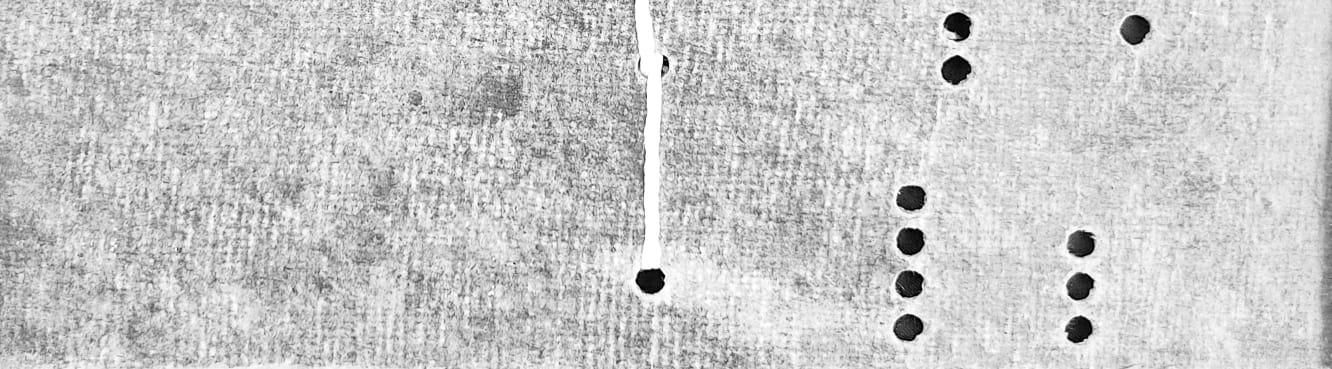
#> input picture Cards/1.jpg, 1332 x 369 px, found by its file name; its folder holds only this picture in this run
$ jupyter execute 'Jacquard Design-checkpoint.ipynb'
#> lines starting #> are read from the running program, lines starting #| are printed output that depends on the picture; after the words box and inside, x2 and y2 are one past the last pixel; in counts of white or black regions, pixels touching at a corner belong together
#> in process_single_image, image is the input picture: shape (369, 1332); min 0, max 255, mean 201.4
[cell 1]
import cv2
import numpy as np
import os
import pandas as pd
import matplotlib.pyplot as plt

horizontal_hooks = 31
vertical_hooks = 8

# Function to preprocess the image
def preprocess_image(image):
    if image is None:
        print("Error: Unable to load the image.")
        return None

    # Resize the image to 1600 x 501 pixels
    resized_image = cv2.resize(image, (horizontal_hooks * 61, vertical_hooks * 61))
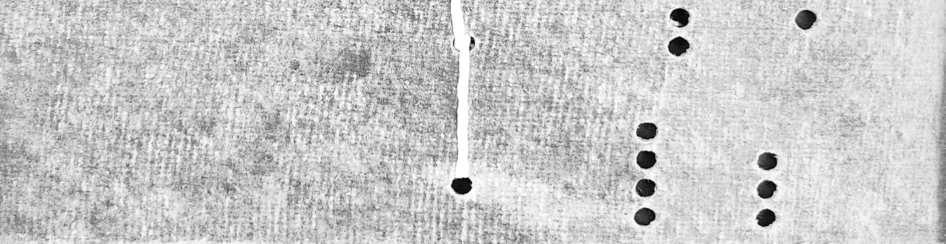
#> resized_image: shape (488, 1891) (shown at 1/2 size); min 0, max 255, mean 201.3

    # Apply a binary threshold to the image
    _, binary_image = cv2.threshold(resized_image, 120, 255, cv2.THRESH_BINARY_INV)
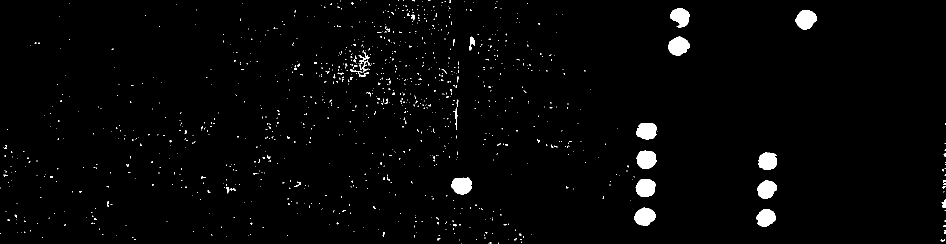
#> binary_image: shape (488, 1891) (shown at 1/2 size); 1.9% white; 1076 white regions (1043 under 20 px), largest, box (x1, y1, x2, y2) and area: (1591, 20, 1633, 60) 1211, (1336, 73, 1379, 112) 1185, (1273, 301, 1313, 338) 1150

    # Apply morphological operations to enhance the punches
    kernel = cv2.getStructuringElement(cv2.MORPH_RECT, (3, 3))
    binary_image = cv2.erode(binary_image, kernel, iterations=1)
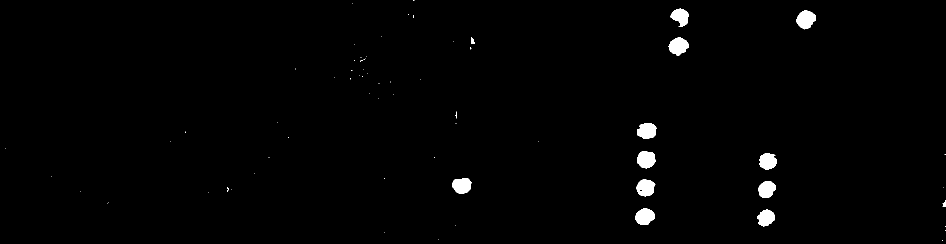
#> binary_image: shape (488, 1891) (shown at 1/2 size); 1.2% white; 66 white regions (53 under 20 px), largest, box (x1, y1, x2, y2) and area: (1592, 21, 1632, 59) 1050, (1337, 74, 1378, 111) 1025, (1274, 302, 1312, 337) 997
    binary_image = cv2.dilate(binary_image, kernel, iterations=1)
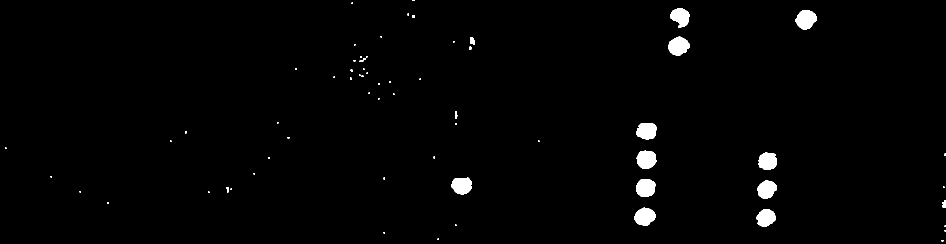
#> binary_image: shape (488, 1891) (shown at 1/2 size); 1.4% white; 65 white regions (47 under 20 px), largest, box (x1, y1, x2, y2) and area: (1591, 20, 1633, 60) 1210, (1336, 73, 1379, 112) 1185, (1273, 301, 1313, 338) 1147

    return binary_image

# Function to divide the image into vertical segments
def divide_image_vertically(image, num_segments):
#> called with num_segments = 31
    if image is None:
        print("Error: Unable to load the image.")
        return []

    # Calculate the width of each segment
    height, width = image.shape[:2]
#> height = 488; width = 1891
    segment_width = width // num_segments
#> segment_width = 61

    # Divide the image into segments
    segmented_images = []
    for i in range(num_segments):
        start_x = i * segment_width
        end_x = min((i + 1) * segment_width, width)
        segmented_images.append(image[:, start_x:end_x])
#> after the loop, segmented_images = 31 items

#     delete the middle image
    segmented_images.pop(15)

# [10 lines of commented-out code are left out]

    return segmented_images

# Function to divide the image into horizontal segments
def divide_image_horizontally(image, num_segments):
    if image is None:
        print("Error: Unable to load the image.")
        return []

    # Calculate the height of each segment
    height, width = image.shape[:2]
    segment_height = height // num_segments

    # Divide the image into segments
    segmented_images = []
    for i in range(num_segments):
        start_y = i * segment_height
        end_y = min((i + 1) * segment_height, height)
        segmented_images.append(image[start_y:end_y, :])

    return segmented_images

# Function to find contours in the image
def find_contours(image):
    if image is None:
        print("Error: Unable to process the image.")
        return []

    # Find contours in the binary image
    contours, _ = cv2.findContours(image, cv2.RETR_EXTERNAL, cv2.CHAIN_APPROX_SIMPLE)

    round_contours = []
    for contour in contours:
        perimeter = cv2.arcLength(contour, True)
        approx = cv2.approxPolyDP(contour, 0.02 * perimeter, True)
        if perimeter != 0 and perimeter > 50:
            area = cv2.contourArea(contour)
            circularity = (3 * np.pi * area) / (perimeter ** 2)
            if len(approx) > 5.5 and (circularity > 0.3):
                round_contours.append(contour)
    return round_contours

# Function to process a single image
def process_single_image(image_path):
    # Read the image
    image = cv2.imread(image_path, cv2.IMREAD_GRAYSCALE)

    # Preprocess the image
    binary_image = preprocess_image(image)

    # Divide the preprocessed image into segments
    segmented_images = divide_image_vertically(binary_image, horizontal_hooks)
#> segmented_images = 30 items

    # Divide each vertically segmented image into sub-images horizontally
    segmented_subimages = []
    for segment in segmented_images:
        subimages = divide_image_horizontally(segment, vertical_hooks)
        segmented_subimages.append(subimages)
#> this loop made 30 passes
#> after the loop, segmented_subimages = 30 items

    # Find contours in each segmented image
    segment_contours = [[find_contours(subimage) for subimage in segment] for segment in segmented_subimages]
#> segment_contours = 30 items

    # Create a list to store contour presence for each vertically segmented image
    contour_presence_list = []

    # Iterate through each segmented image
    for segment in segment_contours:
        # Initialize list for contour presence in sub-images
        presence_subimage_list = []
        # Iterate through each sub-image
        for subimage_contours in segment:
            # Check if any contours are present
            presence_subimage_list.append(1 if subimage_contours else 0)
        # Append the list to the main list
        contour_presence_list.append(presence_subimage_list)
#> after the loop, contour_presence_list = 30 items, first 6: [0, 0, 0, 0, 0, 0, 0, 0], [0, 0, 0, 0, 0, 0, 0, 0], [0, 0, 0, 0, 0, 0, 0, 0], [0, 0, 0, 0, 0, 0, 0, 0], [0, 0, 0, 0, 0, 0, 0, 0], [0, 0, 0, 0, 0, 0, 0, 0]

#     Display the contour presence list for each segmented image
#     for i, presence_list in enumerate(contour_presence_list):
#         print(f"Segment {i+1} Contour Presence List: {presence_list}")

    return contour_presence_list


def generate_output_image(image_path, scale_factor=1):
    # Process the image
    contour_presence_list = process_single_image(image_path)

    # Define the scale factor to increase the size of the generated image
    scale_factor = 3  # Increase this value to make the image larger

    # Define the dimensions of the output image
    output_height = 2 * scale_factor
    output_width = len(contour_presence_list) * len(contour_presence_list[0]) * 2 * scale_factor
#> output_width = 1440

    # Create an empty image with white background
    output_image = np.ones((output_height, output_width, 3), dtype=np.uint8) * 255  # Initialize with white color

    # Define colors for contour presence (gold) and absence (white)
    color_contour_present = (144, 30, 255)  # Gold color
    color_contour_absent = (0, 220, 255)  # White color

    # Initialize variables to track the current position in the output image
    current_col = 0

    # Iterate through the contour presence list and generate image
    for sublist in contour_presence_list:
        for value in sublist:
            # Calculate pixel coordinates
            x_start = current_col
            x_end = x_start + 2 * scale_factor
            y_start = 0
            y_end = y_start + 2 * scale_factor

            # Set pixels based on contour presence
            if value == 0:
                output_image[y_start:y_end, x_start:x_end] = color_contour_present
            else:
                output_image[y_start:y_end, x_start:x_end] = color_contour_absent

            # Update the current column position
            current_col += 2 * scale_factor
#> this loop made 30 passes
#> after the loop, current_col = 1440

    return output_image


# Define the folder containing the series of punched card images
folder_path = r'C:\Users\91974\OneDrive\Desktop\Madhu\cards'

# Process each file in the folder
file_list = os.listdir(folder_path)
output_images = []

for file_name in file_list:
    if file_name.lower().endswith('.jpg'):
        image_path = os.path.join(folder_path, file_name)
        output_image = generate_output_image(image_path)
        output_images.append(output_image)

# Concatenate all output images vertically
final_output = np.vstack(output_images)

final_output_re = cv2.resize(final_output, (500, 200))
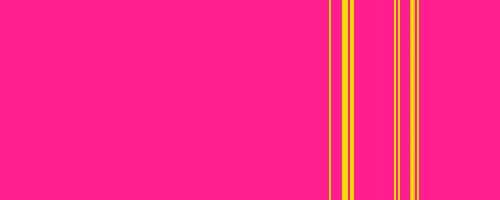
#> final_output_re: shape (200, 500, 3); mean of channels 0, 1, 2 137.5, 38.6, 255; drawn as B, G, R

# Display the final output image
cv2.imshow('Final Output Image', final_output_re)
cv2.waitKey(0)
cv2.destroyAllWindows()

# Save the final output image
# cv2.imwrite('final_output.jpg', final_output)

print("Final output image displayed successfully!")

$ run again, on Cards/11.jpg
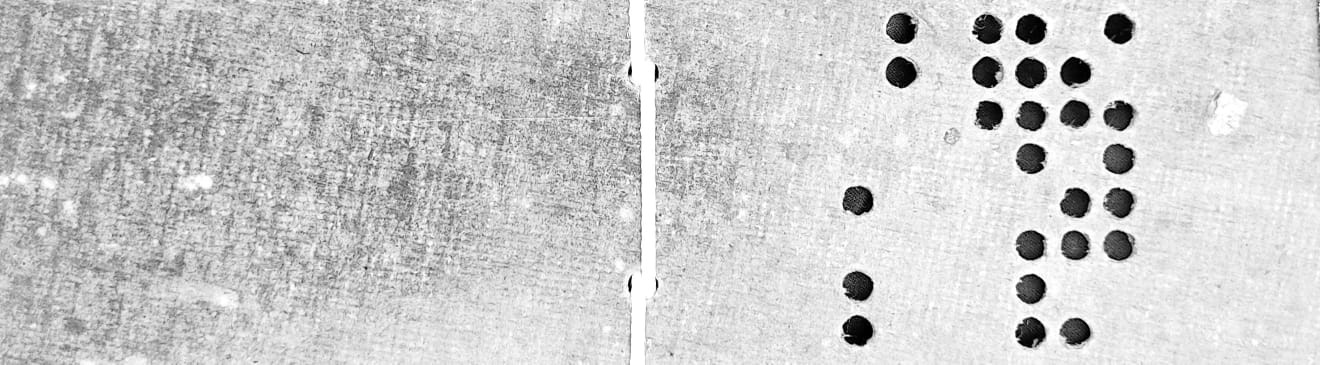
#> input picture Cards/11.jpg, 1320 x 365 px, found by its file name
#> in process_single_image, image is the input picture: shape (365, 1320); min 0, max 255, mean 203.2
#> in preprocess_image, `binary_image = cv2.dilate(binary_image, kernel, iterations=1)`:
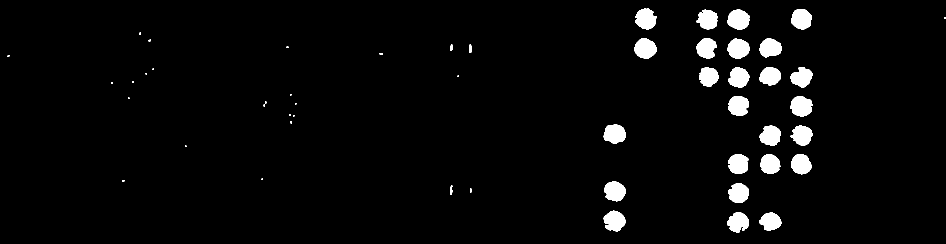
#> binary_image: shape (488, 1891) (shown at 1/2 size); 3.5% white; 51 white regions (21 under 20 px), largest, box (x1, y1, x2, y2) and area: (1581, 192, 1626, 233) 1399, (1269, 76, 1314, 118) 1393, (1455, 19, 1499, 59) 1371
#> after the loop in divide_image_vertically, `for i in range(num_segments):`: segmented_images = 31 items
#> in process_single_image, `segmented_images = divide_image_vertically(binary_image, horizontal_ho..`: segmented_images = 30 items
#> the loop in process_single_image, `for segment in segmented_images:` made 30 passes
#> the loop in process_single_image, `for segment in segment_contours:` made 30 passes
#> after the loop in process_single_image, `for segment in segment_contours:`: contour_presence_list = 30 items, first 6: [0, 0, 0, 0, 0, 0, 0, 0], [0, 0, 0, 0, 0, 0, 0, 0], [0, 0, 0, 0, 0, 0, 0, 0], [0, 0, 0, 0, 0, 0, 0, 0], [0, 0, 0, 0, 0, 0, 0, 0], [0, 0, 0, 0, 0, 0, 0, 0]
#> output_width = 1440
#> the loop in generate_output_image, `for sublist in contour_presence_list:` made 30 passes
#> `final_output_re = cv2.resize(final_output, (500, 200))`:
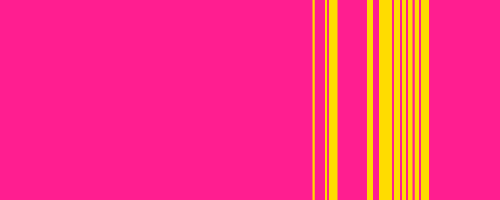
#> final_output_re: shape (200, 500, 3); mean of channels 0, 1, 2 127.2, 52.2, 255; drawn as B, G, R

$ run again, on Cards/12.jpg
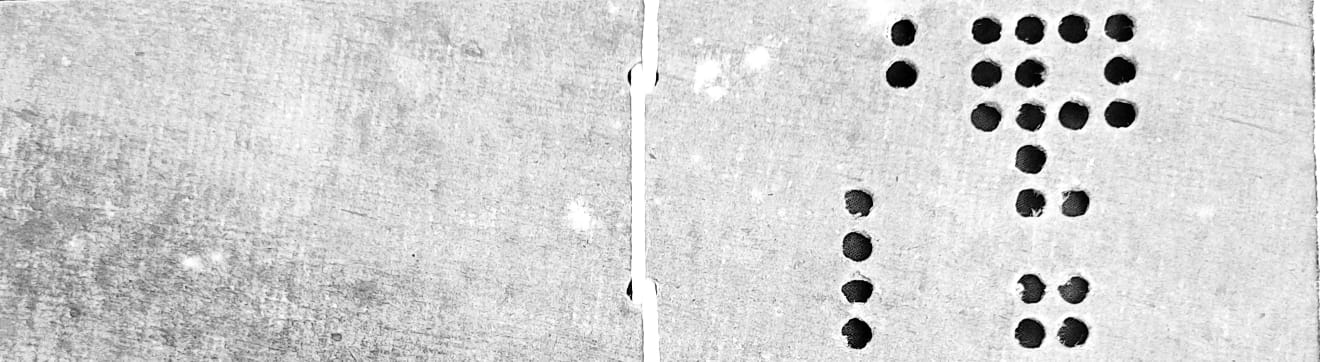
#> input picture Cards/12.jpg, 1320 x 362 px, found by its file name
#> in process_single_image, image is the input picture: shape (362, 1320); min 0, max 255, mean 210.2
#> in preprocess_image, `binary_image = cv2.dilate(binary_image, kernel, iterations=1)`:
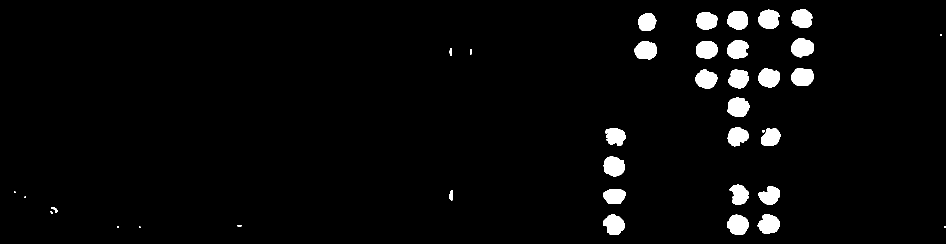
#> binary_image: shape (488, 1891) (shown at 1/2 size); 3.2% white; 37 white regions (7 under 20 px), largest, box (x1, y1, x2, y2) and area: (1207, 313, 1250, 353) 1347, (1454, 429, 1498, 469) 1341, (1455, 195, 1499, 234) 1340
#> after the loop in divide_image_vertically, `for i in range(num_segments):`: segmented_images = 31 items
#> in process_single_image, `segmented_images = divide_image_vertically(binary_image, horizontal_ho..`: segmented_images = 30 items
#> the loop in process_single_image, `for segment in segmented_images:` made 30 passes
#> the loop in process_single_image, `for segment in segment_contours:` made 30 passes
#> after the loop in process_single_image, `for segment in segment_contours:`: contour_presence_list = 30 items, first 6: [0, 0, 0, 0, 0, 0, 0, 0], [0, 0, 0, 0, 0, 0, 0, 0], [0, 0, 0, 0, 0, 0, 0, 0], [0, 0, 0, 0, 0, 0, 0, 0], [0, 0, 0, 0, 0, 0, 0, 0], [0, 0, 0, 0, 0, 0, 0, 0]
#> output_width = 1440
#> the loop in generate_output_image, `for sublist in contour_presence_list:` made 30 passes
#> `final_output_re = cv2.resize(final_output, (500, 200))`:
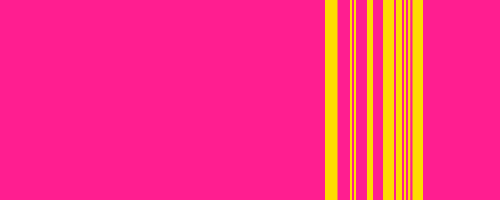
#> final_output_re: shape (200, 500, 3); mean of channels 0, 1, 2 128.4, 50.6, 255; drawn as B, G, R

$ run again, on Cards/13.jpg
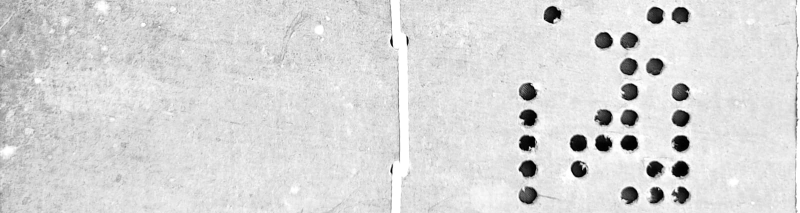
#> input picture Cards/13.jpg, 1600 x 426 px, found by its file name (shown at 1/2 size)
#> in process_single_image, image is the input picture: shape (426, 1600); min 0, max 255, mean 216.7
#> in preprocess_image, `binary_image = cv2.erode(binary_image, kernel, iterations=1)`:
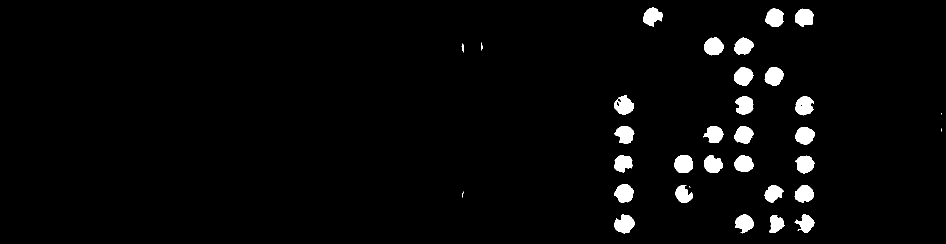
#> binary_image: shape (488, 1891) (shown at 1/2 size); 2.9% white; 33 white regions (4 under 20 px), largest, box (x1, y1, x2, y2) and area: (1348, 310, 1386, 346) 1087, (1228, 429, 1270, 467) 1081, (1408, 75, 1447, 111) 1065
#> after the loop in divide_image_vertically, `for i in range(num_segments):`: segmented_images = 31 items
#> in process_single_image, `segmented_images = divide_image_vertically(binary_image, horizontal_ho..`: segmented_images = 30 items
#> the loop in process_single_image, `for segment in segmented_images:` made 30 passes
#> the loop in process_single_image, `for segment in segment_contours:` made 30 passes
#> after the loop in process_single_image, `for segment in segment_contours:`: contour_presence_list = 30 items, first 6: [0, 0, 0, 0, 0, 0, 0, 0], [0, 0, 0, 0, 0, 0, 0, 0], [0, 0, 0, 0, 0, 0, 0, 0], [0, 0, 0, 0, 0, 0, 0, 0], [0, 0, 0, 0, 0, 0, 0, 0], [0, 0, 0, 0, 0, 0, 0, 0]
#> output_width = 1440
#> the loop in generate_output_image, `for sublist in contour_presence_list:` made 30 passes
#> `final_output_re = cv2.resize(final_output, (500, 200))`:
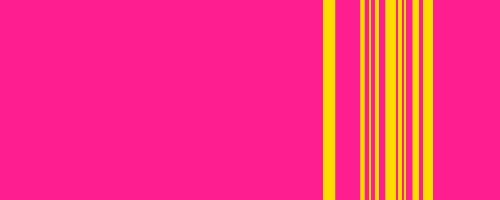
#> final_output_re: shape (200, 500, 3); mean of channels 0, 1, 2 127.9, 51.3, 255; drawn as B, G, R
